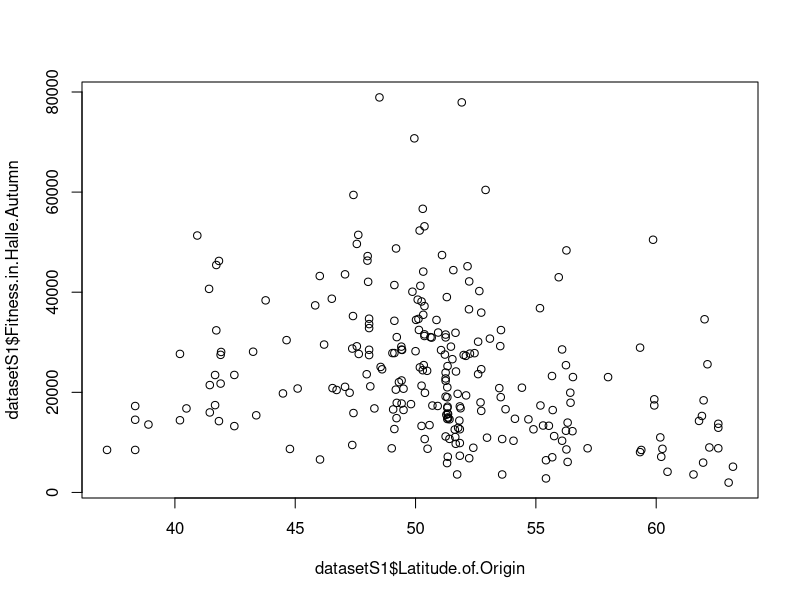

Reproduce this figure in R. (Note: this script raises an error after producing the figure.)
## ---- chunk 1
library(ggplot2)
library(dplyr)
library(reshape2)
knitr::opts_chunk$set(tidy=FALSE, fig.height = 4)
## ---- chunk 2
setwd("~/Dropbox/gradschool/paperAnalysis/Wilczek2014/")
datasetS1 <- read.csv("pnas.1406314111.sd01.csv")
## ---- chunk 3
summary(lm(datasetS1$Fitness.in.Halle.Autumn ~ datasetS1$Latitude.of.Origin))
plot(datasetS1$Fitness.in.Halle.Autumn ~ datasetS1$Latitude.of.Origin)


halleFitness <-ggplot(datasetS1, 
       aes(x = Latitude.of.Origin, y= Fitness.in.Halle.Autumn)) +
  geom_point(alpha=.5) + geom_smooth(method="loess") +
  geom_vline(x=51.488) +
  ggtitle("Fitness at Halle in Autumn")
halleFitness

# Now with Facets
halleFitness + facet_grid(Time.period ~ .)

## ---- chunk 4
# 2A
# ggplot(datasetS1, aes(x=))
## ---- chunk 5
ggplot(datasetS1, aes(x=Latitude.of.Origin, y=Likely.Year.Collected)) + geom_point() + geom_hline( y=1970) + ggtitle("Potential partitioning of historical populations")
## ---- chunk 6
ggplot(datasetS1, aes(x=Latitude.of.Origin, y=Likely.Year.Collected)) + geom_point()
